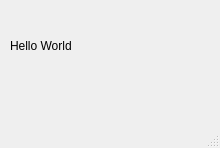
<?xml version="1.0" encoding="UTF-8"?>
<ui version="4.0">
 <class>MainWindow</class>
 <widget class="QMainWindow" name="MainWindow">
  <property name="geometry">
   <rect>
    <x>0</x>
    <y>0</y>
    <width>220</width>
    <height>148</height>
   </rect>
  </property>
  <property name="windowTitle">
   <string>MainWindow</string>
  </property>
  <widget class="QWidget" name="centralwidget">
   <widget class="QLabel" name="label">
    <property name="geometry">
     <rect>
      <x>10</x>
      <y>20</y>
      <width>131</width>
      <height>51</height>
     </rect>
    </property>
    <property name="text">
     <string>Hello World</string>
    </property>
   </widget>
  </widget>
  <widget class="QMenuBar" name="menubar">
   <property name="geometry">
    <rect>
     <x>0</x>
     <y>0</y>
     <width>220</width>
     <height>22</height>
    </rect>
   </property>
  </widget>
  <widget class="QStatusBar" name="statusbar"/>
 </widget>
 <resources/>
 <connections/>
</ui>
